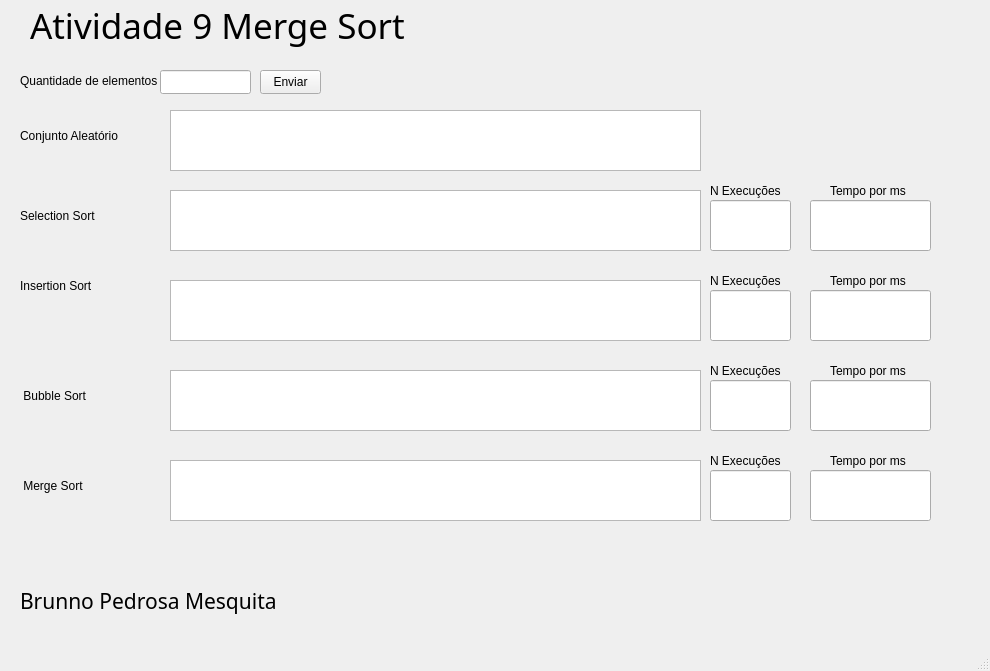
<?xml version="1.0" encoding="UTF-8"?>
<ui version="4.0">
 <class>MainWindow</class>
 <widget class="QMainWindow" name="MainWindow">
  <property name="geometry">
   <rect>
    <x>0</x>
    <y>0</y>
    <width>990</width>
    <height>671</height>
   </rect>
  </property>
  <property name="windowTitle">
   <string>MainWindow</string>
  </property>
  <widget class="QWidget" name="centralwidget">
   <widget class="QLabel" name="label_12">
    <property name="geometry">
     <rect>
      <x>830</x>
      <y>260</y>
      <width>81</width>
      <height>41</height>
     </rect>
    </property>
    <property name="text">
     <string>Tempo por ms</string>
    </property>
   </widget>
   <widget class="QLineEdit" name="lineEdit_Exec_Vet_2">
    <property name="geometry">
     <rect>
      <x>710</x>
      <y>290</y>
      <width>81</width>
      <height>51</height>
     </rect>
    </property>
   </widget>
   <widget class="QLabel" name="label">
    <property name="geometry">
     <rect>
      <x>30</x>
      <y>0</y>
      <width>541</width>
      <height>51</height>
     </rect>
    </property>
    <property name="font">
     <font>
      <family>Tw Cen MT</family>
      <pointsize>26</pointsize>
      <bold>false</bold>
     </font>
    </property>
    <property name="text">
     <string>Atividade 9 Merge Sort</string>
    </property>
   </widget>
   <widget class="QLineEdit" name="lineEdit_tempoBB">
    <property name="geometry">
     <rect>
      <x>810</x>
      <y>380</y>
      <width>121</width>
      <height>51</height>
     </rect>
    </property>
   </widget>
   <widget class="QTextEdit" name="textEdit_Ordenado">
    <property name="geometry">
     <rect>
      <x>170</x>
      <y>190</y>
      <width>531</width>
      <height>61</height>
     </rect>
    </property>
    <property name="font">
     <font>
      <family>MS UI Gothic</family>
      <pointsize>11</pointsize>
     </font>
    </property>
    <property name="readOnly">
     <bool>true</bool>
    </property>
   </widget>
   <widget class="QLineEdit" name="lineEdit_tempoSS">
    <property name="geometry">
     <rect>
      <x>810</x>
      <y>200</y>
      <width>121</width>
      <height>51</height>
     </rect>
    </property>
   </widget>
   <widget class="QLabel" name="label_14">
    <property name="geometry">
     <rect>
      <x>830</x>
      <y>350</y>
      <width>81</width>
      <height>41</height>
     </rect>
    </property>
    <property name="text">
     <string>Tempo por ms</string>
    </property>
   </widget>
   <widget class="QTextEdit" name="textEdit_Ordenado_IS">
    <property name="geometry">
     <rect>
      <x>170</x>
      <y>280</y>
      <width>531</width>
      <height>61</height>
     </rect>
    </property>
    <property name="font">
     <font>
      <family>MS UI Gothic</family>
      <pointsize>11</pointsize>
     </font>
    </property>
    <property name="readOnly">
     <bool>true</bool>
    </property>
   </widget>
   <widget class="QLabel" name="label_COri_3">
    <property name="geometry">
     <rect>
      <x>20</x>
      <y>250</y>
      <width>131</width>
      <height>71</height>
     </rect>
    </property>
    <property name="text">
     <string>Insertion Sort</string>
    </property>
   </widget>
   <widget class="QLineEdit" name="lineEdit_Exec_Vet">
    <property name="geometry">
     <rect>
      <x>710</x>
      <y>200</y>
      <width>81</width>
      <height>51</height>
     </rect>
    </property>
   </widget>
   <widget class="QLabel" name="label_2">
    <property name="geometry">
     <rect>
      <x>20</x>
      <y>560</y>
      <width>311</width>
      <height>81</height>
     </rect>
    </property>
    <property name="font">
     <font>
      <family>Franklin Gothic Demi Cond</family>
      <pointsize>16</pointsize>
     </font>
    </property>
    <property name="text">
     <string>Brunno Pedrosa Mesquita</string>
    </property>
   </widget>
   <widget class="QLabel" name="label_11">
    <property name="geometry">
     <rect>
      <x>710</x>
      <y>260</y>
      <width>81</width>
      <height>41</height>
     </rect>
    </property>
    <property name="text">
     <string>N Execuções</string>
    </property>
   </widget>
   <widget class="QTextEdit" name="textEdit_Ordenado_BB">
    <property name="geometry">
     <rect>
      <x>170</x>
      <y>370</y>
      <width>531</width>
      <height>61</height>
     </rect>
    </property>
    <property name="font">
     <font>
      <family>MS UI Gothic</family>
      <pointsize>11</pointsize>
     </font>
    </property>
    <property name="readOnly">
     <bool>true</bool>
    </property>
   </widget>
   <widget class="QLabel" name="label_COri_4">
    <property name="geometry">
     <rect>
      <x>20</x>
      <y>360</y>
      <width>131</width>
      <height>71</height>
     </rect>
    </property>
    <property name="text">
     <string> Bubble Sort</string>
    </property>
   </widget>
   <widget class="QLabel" name="label_COri">
    <property name="geometry">
     <rect>
      <x>20</x>
      <y>100</y>
      <width>111</width>
      <height>71</height>
     </rect>
    </property>
    <property name="text">
     <string>Conjunto Aleatório</string>
    </property>
   </widget>
   <widget class="QLabel" name="label_Tam">
    <property name="geometry">
     <rect>
      <x>20</x>
      <y>70</y>
      <width>141</width>
      <height>21</height>
     </rect>
    </property>
    <property name="text">
     <string>Quantidade de elementos</string>
    </property>
   </widget>
   <widget class="QLabel" name="label_10">
    <property name="geometry">
     <rect>
      <x>710</x>
      <y>170</y>
      <width>81</width>
      <height>41</height>
     </rect>
    </property>
    <property name="text">
     <string>N Execuções</string>
    </property>
   </widget>
   <widget class="QLineEdit" name="lineEdit_Tamanho">
    <property name="geometry">
     <rect>
      <x>160</x>
      <y>70</y>
      <width>91</width>
      <height>24</height>
     </rect>
    </property>
    <property name="font">
     <font>
      <family>MS UI Gothic</family>
      <pointsize>14</pointsize>
     </font>
    </property>
   </widget>
   <widget class="QLineEdit" name="lineEdit_tempoIS">
    <property name="geometry">
     <rect>
      <x>810</x>
      <y>290</y>
      <width>121</width>
      <height>51</height>
     </rect>
    </property>
   </widget>
   <widget class="QTextEdit" name="textEdit_Conjunto">
    <property name="geometry">
     <rect>
      <x>170</x>
      <y>110</y>
      <width>531</width>
      <height>61</height>
     </rect>
    </property>
    <property name="font">
     <font>
      <family>MS UI Gothic</family>
      <pointsize>11</pointsize>
     </font>
    </property>
    <property name="readOnly">
     <bool>true</bool>
    </property>
   </widget>
   <widget class="QLineEdit" name="lineEdit_Exec_Vet_3">
    <property name="geometry">
     <rect>
      <x>710</x>
      <y>380</y>
      <width>81</width>
      <height>51</height>
     </rect>
    </property>
   </widget>
   <widget class="QLabel" name="label_COri_2">
    <property name="geometry">
     <rect>
      <x>20</x>
      <y>180</y>
      <width>131</width>
      <height>71</height>
     </rect>
    </property>
    <property name="text">
     <string>Selection Sort</string>
    </property>
   </widget>
   <widget class="QPushButton" name="pushButton_Tamanho">
    <property name="geometry">
     <rect>
      <x>260</x>
      <y>70</y>
      <width>61</width>
      <height>24</height>
     </rect>
    </property>
    <property name="text">
     <string>Enviar</string>
    </property>
   </widget>
   <widget class="QLabel" name="label_15">
    <property name="geometry">
     <rect>
      <x>710</x>
      <y>350</y>
      <width>81</width>
      <height>41</height>
     </rect>
    </property>
    <property name="text">
     <string>N Execuções</string>
    </property>
   </widget>
   <widget class="QLabel" name="label_13">
    <property name="geometry">
     <rect>
      <x>830</x>
      <y>170</y>
      <width>81</width>
      <height>41</height>
     </rect>
    </property>
    <property name="text">
     <string>Tempo por ms</string>
    </property>
   </widget>
   <widget class="QLabel" name="label_16">
    <property name="geometry">
     <rect>
      <x>710</x>
      <y>440</y>
      <width>81</width>
      <height>41</height>
     </rect>
    </property>
    <property name="text">
     <string>N Execuções</string>
    </property>
   </widget>
   <widget class="QLineEdit" name="lineEdit_tempoMS">
    <property name="geometry">
     <rect>
      <x>810</x>
      <y>470</y>
      <width>121</width>
      <height>51</height>
     </rect>
    </property>
   </widget>
   <widget class="QLineEdit" name="lineEdit_Exec_Vet_4">
    <property name="geometry">
     <rect>
      <x>710</x>
      <y>470</y>
      <width>81</width>
      <height>51</height>
     </rect>
    </property>
   </widget>
   <widget class="QLabel" name="label_17">
    <property name="geometry">
     <rect>
      <x>830</x>
      <y>440</y>
      <width>81</width>
      <height>41</height>
     </rect>
    </property>
    <property name="text">
     <string>Tempo por ms</string>
    </property>
   </widget>
   <widget class="QTextEdit" name="textEdit_Ordenado_MS">
    <property name="geometry">
     <rect>
      <x>170</x>
      <y>460</y>
      <width>531</width>
      <height>61</height>
     </rect>
    </property>
    <property name="font">
     <font>
      <family>MS UI Gothic</family>
      <pointsize>11</pointsize>
     </font>
    </property>
    <property name="readOnly">
     <bool>true</bool>
    </property>
   </widget>
   <widget class="QLabel" name="label_COri_5">
    <property name="geometry">
     <rect>
      <x>20</x>
      <y>450</y>
      <width>131</width>
      <height>71</height>
     </rect>
    </property>
    <property name="text">
     <string> Merge Sort</string>
    </property>
   </widget>
  </widget>
  <widget class="QMenuBar" name="menubar">
   <property name="geometry">
    <rect>
     <x>0</x>
     <y>0</y>
     <width>990</width>
     <height>21</height>
    </rect>
   </property>
  </widget>
  <widget class="QStatusBar" name="statusbar"/>
 </widget>
 <resources/>
 <connections/>
</ui>
